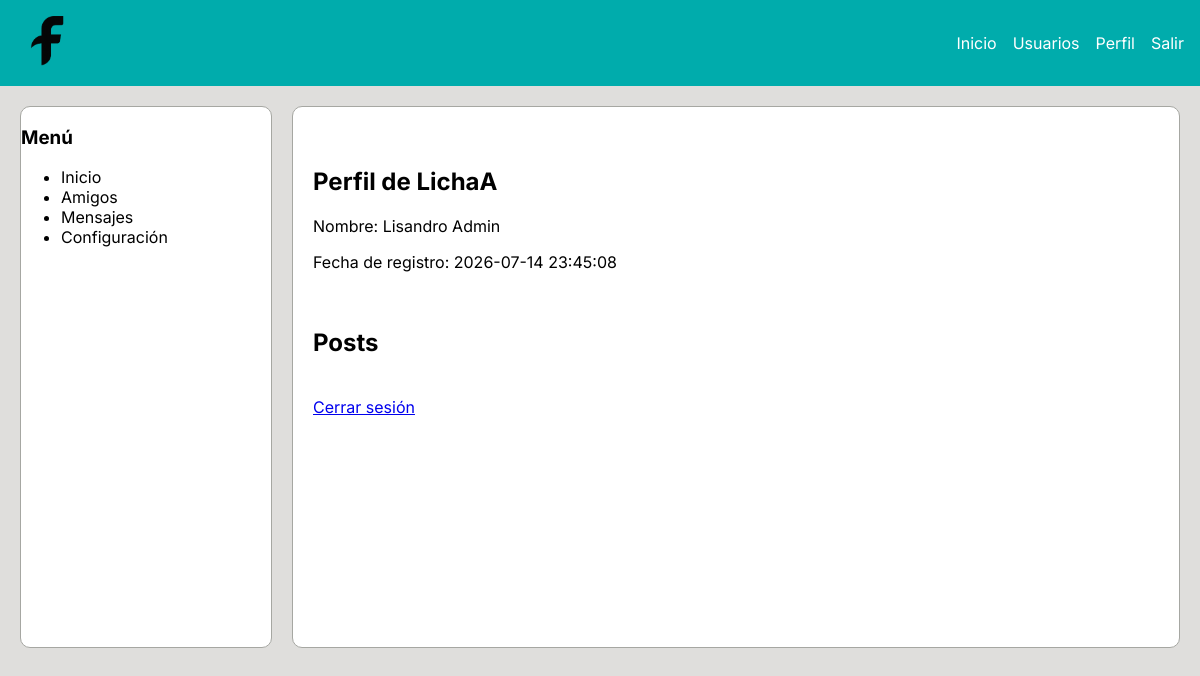
/usuario/13, run on the app's committed database.
### tables this page shows
CREATE TABLE usuarios (
            id INTEGER PRIMARY KEY AUTOINCREMENT,
            username VARCHAR(50) NOT NULL UNIQUE,
            email VARCHAR(255) NOT NULL UNIQUE,
            nombre VARCHAR(100) NOT NULL,
            password VARCHAR(255) NOT NULL,
            fecha_registro TIMESTAMP DEFAULT CURRENT_TIMESTAMP
        );

### app.py (the view)
@app.route("/usuario/<int:usuario_id>")
def perfil(usuario_id):
    posts = obtener_posts_por_usuario(usuario_id)
    usuario = obtener_usuario_por_id(usuario_id)
    if usuario:
        return render_template("perfil.html", usuario=usuario, pagina_actual="perfil", posts=posts)
    else:
        return "Usuario no encontrado", 404

### app.py (called while the page is built)
def obtener_usuario_por_id(usuario_id):
    conn = sqlite3.connect(DB_PATH)
    conn.row_factory = sqlite3.Row
    cursor = conn.cursor()
    cursor.execute("SELECT id, username, email, nombre, fecha_registro FROM usuarios WHERE id = ?", (usuario_id,))
    usuario = cursor.fetchone()
    conn.close()
    return usuario

def obtener_posts_por_usuario(usuario_id):
    conn = sqlite3.connect(DB_PATH)
    conn.row_factory = sqlite3.Row
    cursor = conn.cursor()
    cursor.execute("""
        SELECT posts.id, posts.contenido, posts.fecha_post, posts.imagen, posts.usuario_id, usuarios.username
        FROM posts
        JOIN usuarios ON usuarios.id = posts.usuario_id
        WHERE posts.usuario_id = ?
        ORDER BY fecha_post DESC
    """, (usuario_id,))
    posts = cursor.fetchall()
    conn.close()
    return posts

### templates/perfil.html (shortened to what this page needs)
{% extends 'base.html' %} {% block content %}
<br />
<h1>Perfil de {{ usuario.username }}</h1>
<p>Nombre: {{ usuario.nombre }}</p>
<p>Fecha de registro: {{ usuario.fecha_registro }}</p>
<br />
<h2>Posts</h2>
<br />
<a href="/logout">Cerrar sesión</a>
{%endblock %}

### static/css/variables.css (style rules this page uses)
:root { --color-primary: #00ACAC; --color-background: #DFDEDC; --color-surface: #FFFFFF; --color-dark: #464545; --color-text: #000000; --color-border: #A6A7A2; --font-primary: "Inter", sans-serif; }

### static/css/layout.css (style rules this page uses)
body { margin: 0; min-height: 100vh; font-family: var(--font-primary); background-color: var(--color-background); color: var(--color-text); }

### data on the page
usuarios: username "LichaA", nombre "Lisandro Admin", fecha_registro "2026-07-14 23:45:08"
